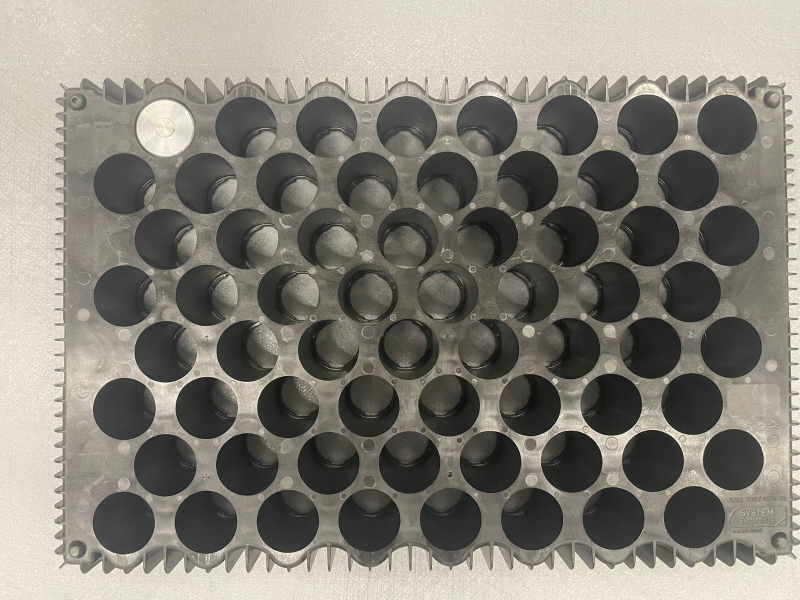
#> input picture Photo/front_tray.jpeg, 1600 x 1200 px (shown at 1/2 size)
$ python Edge_hole_clean.py
#> lines starting #> are read from the running program, lines starting #| are printed output that depends on the picture; after the words box and inside, x2 and y2 are one past the last pixel; in counts of white or black regions, pixels touching at a corner belong together; long printed decimals are rounded
import cv2 as cv
import numpy as np
from collections import Counter
import math

# --------------------------
# PARAMETRI (da calibrare)
# --------------------------

MIN_RADIUS = 10
MAX_RADIUS = 100
THRESHOLD_FILL = 125
CANNY1=105
CANNY2=25

# --------------------------
# Funzioni
# --------------------------

def rescale(image, scale=0.05):
    width = int(image.shape[1] * scale)
    height = int(image.shape[0] * scale)
    dim = (width, height)
    return cv.resize(image, dim)

def mostfrequent(vettore):
    conteggio = Counter(vettore)
    return conteggio.most_common(1)[0][0]

def count_near_circles(centri, centro_riferimento, raggio):
    count = 0
    x0, y0 = centro_riferimento
    x0 = int(x0)
    y0 = int(y0)

    r2 = float(raggio) ** 2

    for x, y in centri:
        x = int(x)
        y = int(y)

        dx = x - x0
        dy = y - y0
        d2 = dx*dx + dy*dy

        if dx == 0 and dy == 0:
            continue

        if d2 <= r2:
            count += 1

    return count

# --------------------------
# Main
# --------------------------

# --------------------------
# Rimozione Background
# --------------------------

img = cv.imread("../Photo/front_tray.jpeg")
#> img is the input picture: shape (1200, 1600, 3); mean B, G, R 120.6, 129.2, 132.8
gray = cv.cvtColor(img, cv.COLOR_BGR2GRAY)
blur = cv.GaussianBlur(gray,(7,7),0)

# -----------------------
# threshold
# -----------------------

_,thresh = cv.threshold(
    blur,
    0,
    255,
    cv.THRESH_BINARY_INV + cv.THRESH_OTSU
)
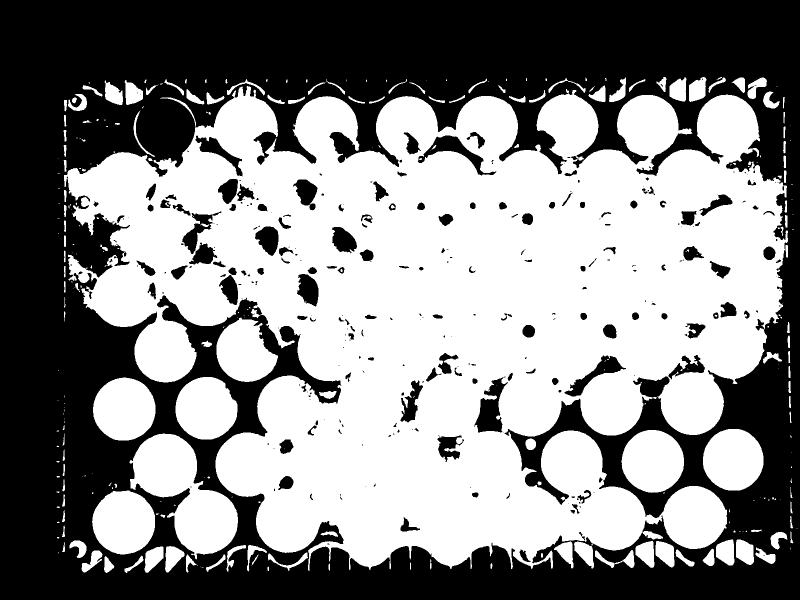
#> thresh: shape (1200, 1600) (shown at 1/2 size); 52.9% white; 284 black regions (140 under 20 px), largest, box (x1, y1, x2, y2) and area: (0, 0, 1600, 1200) 850278, (948, 753, 1016, 865) 3674, (836, 271, 993, 351) 3101

# -----------------------
# floodfill per riempire buchi
# -----------------------

h,w = thresh.shape
#> h = 1200; w = 1600
mask = np.zeros((h+2,w+2),np.uint8)

flood = thresh.copy()
cv.floodFill(flood,mask,(0,0),255)
#> flood: shape (1200, 1600); 97.2% white; 287 black regions (143 under 20 px), largest, box (x1, y1, x2, y2) and area: (948, 753, 1016, 865) 3674, (836, 271, 993, 351) 3101, (1129, 711, 1252, 793) 2651

flood_inv = cv.bitwise_not(flood)
tray_mask = thresh | flood_inv
#> tray_mask: shape (1200, 1600); 55.7% white; 1 black region, box (x1, y1, x2, y2) and area: (0, 0, 1600, 1200) 850210

# -----------------------
# chiude bordo dentato
# -----------------------

kernel = np.ones((25,25),np.uint8)

tray_mask = cv.morphologyEx(
    tray_mask,
    cv.MORPH_CLOSE,
    kernel
)
#> tray_mask: shape (1200, 1600); 61.5% white; 33 black regions

# -----------------------
# trova contorno tray
# -----------------------

contours,_ = cv.findContours(
    tray_mask,
    cv.RETR_EXTERNAL,
    cv.CHAIN_APPROX_SIMPLE
)
#> contours = 19 contours, 18 with area under 20; largest, box (x1, y1, x2, y2) and area: (113, 154, 1600, 1146) 1289120

largest = max(contours, key=cv.contourArea)
#> largest = contour of 1694 points, box (x1, y1, x2, y2) (113, 154, 1600, 1146), area 1289120

rect = cv.minAreaRect(largest)
#> rect = ((855.6, 649.3), (1488.3, 986.7), -0.24)
box = cv.boxPoints(rect)
#> box = [[113.6, 1145.8], [109.4, 159.1], [1597.7, 152.9], [1601.9, 1139.5]]
box = np.intp(box)
#> box = [[113, 1145], [109, 159], [1597, 152], [1601, 1139]]

cv.drawContours(img,[box],0,(0,255,0),4)
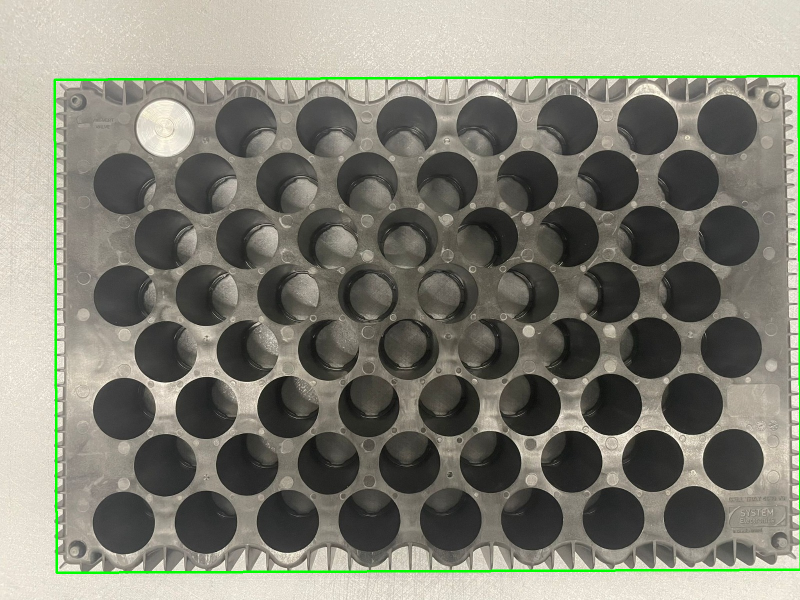
#> img: shape (1200, 1600, 3) (shown at 1/2 size); 1.19% of pixels changed, all inside (x1, y1, x2, y2) = (107, 150, 1600, 1148)

# -----------------------
# crop tray
# -----------------------

x,y,w,h = cv.boundingRect(largest)
#> x = 113; y = 154; w = 1487; h = 992

# margine per ridurre il cropping aggressivo
margin = 30

x = max(0, x + margin)
#> x = 143
y = max(0, y + margin)
#> y = 184
w = min(img.shape[1] - x, w + 2*margin)
#> w = 1457
h = min(img.shape[0] - y, h + 2*margin)
#> h = 1016

tray = img[y:y+h, x:x+w]
cv.imshow("tray", tray)

gray_tray = cv.cvtColor(tray, cv.COLOR_BGR2GRAY)
gaus_tray = cv.GaussianBlur(gray_tray, (11, 11), 0)
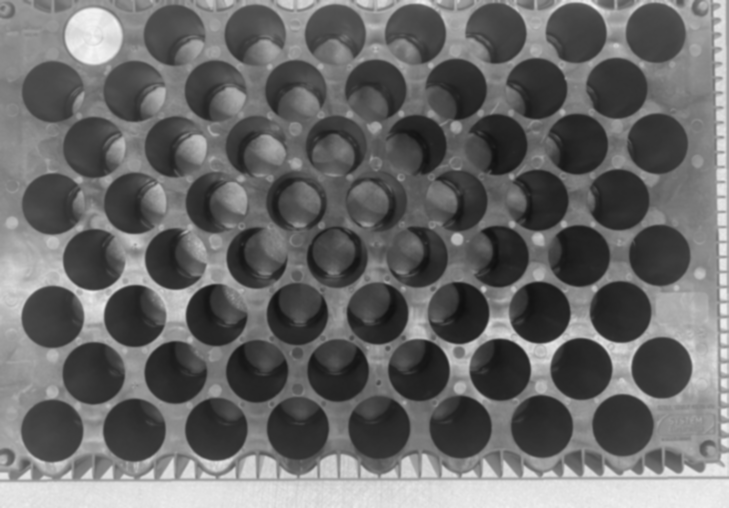
#> gaus_tray: shape (1016, 1457) (shown at 1/2 size); min 16, max 246, mean 105.7

# --------------------------
# Trovo raggio standard
# --------------------------

circles_standard = cv.HoughCircles(
    gaus_tray,
    cv.HOUGH_GRADIENT,
    dp=1,
    minDist=100,
    param1=CANNY1,
    param2=CANNY2,
    minRadius=MIN_RADIUS,
    maxRadius=MAX_RADIUS
)
#> circles_standard = 70 rows, first 8: [837.5, 739.5, 61.7], [1240.5, 623.5, 61.6], [830.5, 67.5, 61.1], [594.5, 627.5, 61.4], [1245.5, 849.5, 61.7], [348.5, 70.5, 61.5], [595.5, 856.5, 62.6], [751.5, 179.5, 60.9]

vettrag=[]

if circles_standard is not None:
    circles = np.uint16(np.around(circles_standard))
#> circles = 70 rows, first 8: [838, 740, 62], [1240, 624, 62], [830, 68, 61], [594, 628, 61], [1246, 850, 62], [348, 70, 62], [596, 856, 63], [752, 180, 61]

    for (x, y, r) in circles[0,:]:
        vettrag.append(r)
#> this loop made 70 passes
#> (x, y, r) on passes 1 to 12: (838, 740, 62), (1240, 624, 62), (830, 68, 61), (594, 628, 61), (1246, 850, 62), (348, 70, 62), (596, 856, 63), (752, 180, 61), (188, 520, 62), (432, 404, 61), (1072, 178, 62), (188, 294, 62)
#> after the loop, vettrag = 70 values, max 63 at index 6, min 16 at index 67, mean 56.94

standard=mostfrequent(vettrag)
#> in mostfrequent, `conteggio = Counter(vettore)`: conteggio = 11 items
#> standard = 62

# --------------------------
# Trova cerchi
# --------------------------

circles = cv.HoughCircles(
    gaus_tray,
    cv.HOUGH_GRADIENT,
    dp=1,
    minDist=100,
    param1=CANNY1,
    param2=CANNY2,
    minRadius=standard-20,
    maxRadius=standard+20
)
#> circles = 64 rows, first 8: [837.5, 739.5, 61.7], [1240.5, 623.5, 61.6], [830.5, 67.5, 61.1], [1245.5, 849.5, 61.7], [348.5, 70.5, 61.5], [595.5, 856.5, 62.6], [751.5, 179.5, 61], [187.5, 519.5, 61.9]

filled = 0
empty = 0
raggi=[]
centri=[]

if circles is not None:
    circles = np.uint16(np.around(circles))
#> circles = 64 rows, first 8: [838, 740, 62], [1240, 624, 62], [830, 68, 61], [1246, 850, 62], [348, 70, 62], [596, 856, 63], [752, 180, 61], [188, 520, 62]

    for (x, y, r) in circles[0,:]:

        mask = np.zeros(gaus_tray.shape, dtype=np.uint8)
        cv.circle(mask, (x, y), r-10, 255, -1)

        # --------------------------
        # controllo pieno o vuoto
        # --------------------------

        mean_val = cv.mean(gaus_tray, mask=mask)[0]
        print("Mean:", mean_val)

        # --------------------------
        # riempio i vettori con posizioni e raggi dei cerchi trovati
        # --------------------------
        raggi.append(r)
        centri.append((x,y))


        if mean_val > THRESHOLD_FILL:
            status = "FILLED"
            color = (0,255,0)
            filled += 1
        else:
            status = "EMPTY"
            color = (0,0,255)
            empty += 1

        cv.circle(tray, (x, y), r, color, 3)
        cv.putText(tray, status, (x-30, y),
                    cv.FONT_HERSHEY_SIMPLEX,
                    0.5,
                    color,
                    2)
#> this loop made 64 passes
#> (x, y, r, mean_val, status, color, filled) on pass 57: (186, 72, 57, 229.5, 'FILLED', (0, 255, 0), 1)
#> (x, y, r, mean_val, status, color) on passes 1 to 6: (838, 740, 62, 41.83, 'EMPTY', (0, 0, 255)), (1240, 624, 62, 41.16, 'EMPTY', (0, 0, 255)), (830, 68, 61, 82.36, 'EMPTY', (0, 0, 255)), (1246, 850, 62, 53.8, 'EMPTY', (0, 0, 255)), (348, 70, 62, 85.24, 'EMPTY', (0, 0, 255)), (596, 856, 63, 48.98, 'EMPTY', (0, 0, 255))
#| Mean: 41.832
#| Mean: 41.157
#| Mean: 82.355
#| Mean: 53.803
#| Mean: 85.240
#| Mean: 48.975
#| Mean: 64.395
#| Mean: 61.186
#> (further printed lines are left out)
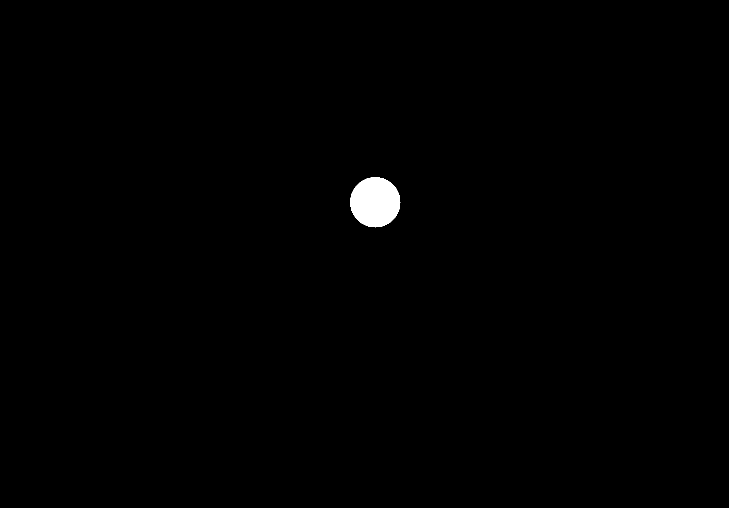
#> mask: shape (1016, 1457) (shown at 1/2 size); 0.53% white; 1 white region, box (x1, y1, x2, y2) and area: (700, 354, 801, 455) 7845
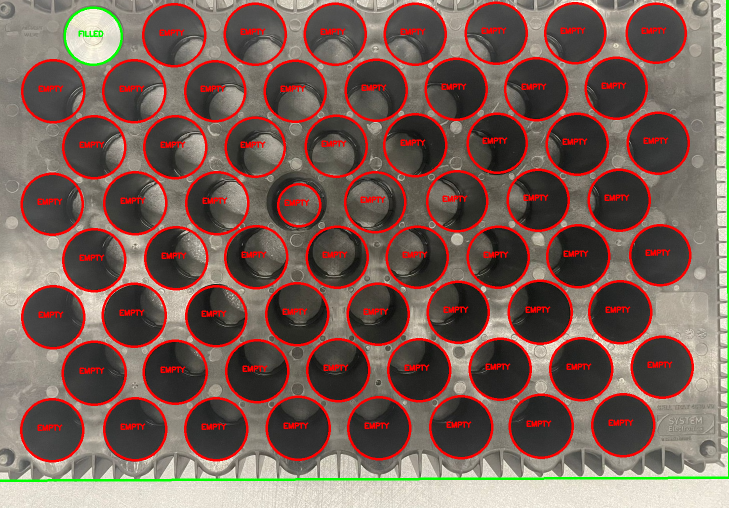
#> tray: shape (1016, 1457, 3) (shown at 1/2 size); mean B, G, R 88.9, 97.7, 123
#> after the loop, centri = 64 pairs, first value 104 to 1324, second value 66 to 860; empty = 63; filled = 1; raggi = 64 values, max 63 at index 5, min 42 at index 60, mean 61.05

# --------------------------
#ricerca dei bordi
# --------------------------

bordi=[]
cont=0
r_medio = mostfrequent(raggi)
#> r_medio = 62
raggio_vicinanza = 2.2 * r_medio
#> raggio_vicinanza = 136.4

for x, y in centri:
    n_vicini = count_near_circles(centri, (x, y), 170)


#2,4 per bordi su e giu 2,3 per destra e sinitra , 2,3,4 per tutti i buchi bordosi
    if n_vicini in (2,3,4):
        bordi.append((x, y))
        cont += 1
        cv.circle(tray, (x, y), r_medio, (255, 0, 0), 3)
#> this loop made 64 passes
#> (x, y, x0 in count_near_circles, y0 in count_near_circles, n_vicini) on passes 1 to 12: (838, 740, 838, 740, 6), (1240, 624, 1240, 624, 5), (830, 68, 830, 68, 4), (1246, 850, 1246, 850, 3), (348, 70, 348, 70, 4), (596, 856, 596, 856, 4), (752, 180, 752, 180, 6), (188, 520, 188, 520, 5), (594, 628, 594, 628, 6), (188, 294, 188, 294, 5), (1000, 738, 1000, 738, 6), (1232, 176, 1232, 176, 5)
#> (x, y) on passes 58 to 60: (1150, 66), (512, 514), (914, 402)
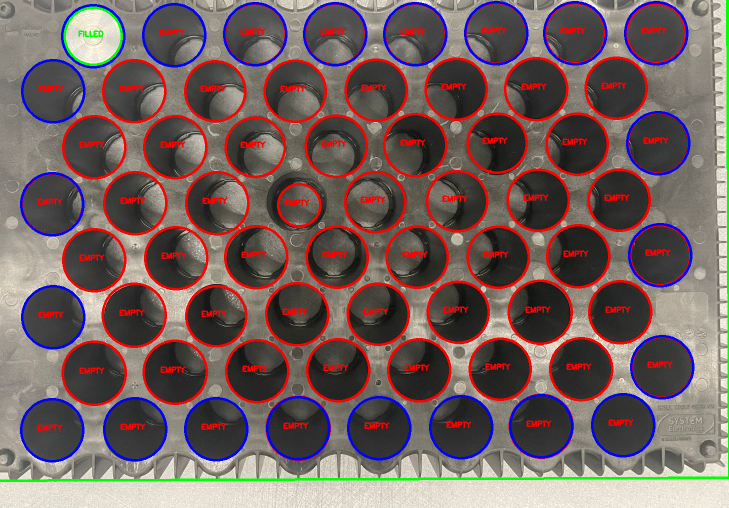
#> tray: shape (1016, 1457, 3) (shown at 1/2 size); 2.88% of pixels changed, all inside (x1, y1, x2, y2) = (40, 2, 1389, 925)


# --------------------------
# Testo riassuntivo
# --------------------------

cv.putText(tray,
            f"Filled: {filled}  Empty: {empty}",
            (30,50),
            cv.FONT_HERSHEY_SIMPLEX,
            1,
            (255,255,255),
            2)
#> tray: shape (1016, 1457, 3); 0.13% of pixels changed, all inside (x1, y1, x2, y2) = (33, 27, 348, 59)

# --------------------------
# RIDIMENSIONAMENTO SOLO PER DISPLAY
# --------------------------

max_width = 1000  # larghezza massima finestra

h, w = tray.shape[:2]

if w > max_width:
    scale = max_width / (w)
    new_w = int(w * scale)
    new_h = int(h * scale)
    display = cv.resize(tray, (new_w, new_h))
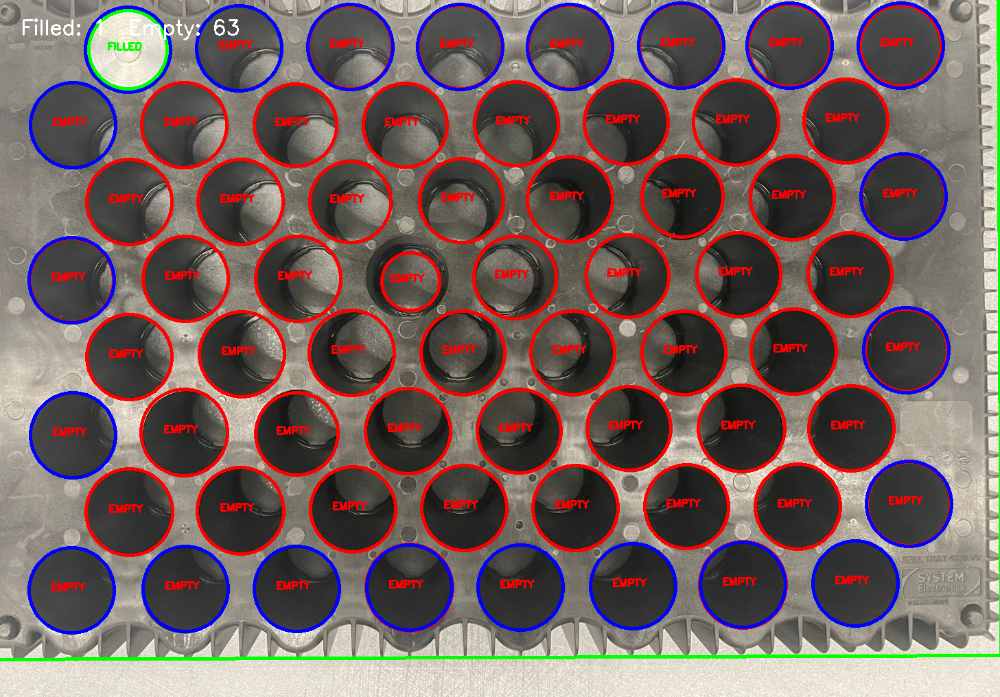
#> display: shape (697, 1000, 3); mean B, G, R 95.6, 97, 116.3
else:
    display = tray

# --------------------------
# Risultato
# --------------------------

cv.imshow("Result", display)
cv.waitKey(0)
cv.destroyAllWindows()

$ run again, with Photo/rettangolo-tray.png saved as Photo/front_tray.jpeg
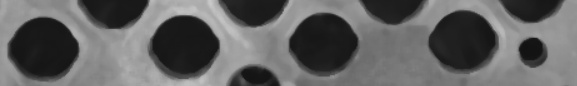
#> input picture Photo/rettangolo-tray.png, 577 x 86 px
#> img is the input picture: shape (86, 577, 3); min 16, max 201, mean 98.5
#> `_,thresh = cv.threshold( blur, 0, 255, cv.THRESH_BINARY_INV + cv.THRES..`:
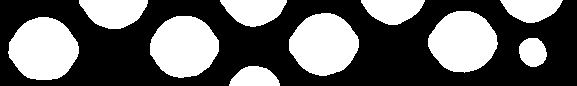
#> thresh: shape (86, 577); 39.2% white; 10 white regions, largest, box (x1, y1, x2, y2) and area: (8, 17, 79, 80) 3377, (289, 13, 359, 76) 3277, (150, 16, 219, 78) 3262
#> flood: shape (86, 577); every value is 255
#> flood_inv: shape (86, 577); every value is 0
#> tray_mask: shape (86, 577); 51% white; 11 black regions
#> contours = 1 contour; box (x1, y1, x2, y2) and area: (0, 0, 563, 86) 27486
#> largest = contour of 264 points, box (x1, y1, x2, y2) (0, 0, 563, 86), area 27486
#> rect = ((281, 42.5), (85, 562), -90)
#> `box = cv.boxPoints(rect)`: box = [[562, 85], [-2.6e-15, 85], [0, 0], [562, 0]]
#> `box = np.intp(box)`: box = [[562, 85], [0, 85], [0, 0], [562, 0]]
#> img: shape (86, 577, 3); 8.12% of pixels changed, all inside (x1, y1, x2, y2) = (0, 0, 565, 86)
#> `x,y,w,h = cv.boundingRect(largest)`: x = 0; w = 563
#> `x = max(0, x + margin)`: x = 30
#> `w = min(img.shape[1] - x, w + 2*margin)`: w = 547
#> `h = min(img.shape[0] - y, h + 2*margin)`: h = 56
#> circles_standard = [[292.5, 14.5, 30.8], [432.5, 7.5, 34.6], [155.5, 14.5, 33.1]]
#> `circles = np.uint16(np.around(circles_standard))`: circles = [[292, 14, 31], [432, 8, 35], [156, 14, 33]]
#> the loop `for (x, y, r) in circles[0,:]:` made 3 passes
#> after the loop `for (x, y, r) in circles[0,:]:`: vettrag = [31, 35, 33]
#> conteggio = {31: 1, 35: 1, 33: 1}
#> standard = 31
#> `circles = cv.HoughCircles( gaus_tray, cv.HOUGH_GRADIENT, dp=1, minDist..`: circles has the same summary as circles_standard
#> `circles = np.uint16(np.around(circles))`: circles = [[292, 14, 31], [432, 8, 35], [156, 14, 33]]
#> the loop `for (x, y, r) in circles[0,:]: ` made 3 passes
#> (x, y, r, mean_val) on passes 1 to 3: (292, 14, 31, 25.95), (432, 8, 35, 30.03), (156, 14, 33, 24.82)
#> (printed output is left out)
#> after the loop `for (x, y, r) in circles[0,:]:`: centri = [(292, 14), (432, 8), (156, 14)]; empty = 3; filled = 0; raggi = [31, 35, 33]
#> r_medio = 31
#> raggio_vicinanza = 68.2
#> the loop `for x, y in centri:` made 3 passes
#> (x, y, x0 in count_near_circles, y0 in count_near_circles, n_vicini, cont) on pass 1: (292, 14, 292, 14, 2, 1)
#> after the loop `for x, y in centri:`: bordi = [(292, 14)]; cont = 1
#> `cv.putText(tray, f"Filled: {filled}  Empty: {empty}", (30,50), cv.FONT..`:
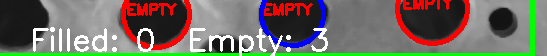
#> tray: shape (56, 547, 3); mean B, G, R 98, 108.5, 111.9
